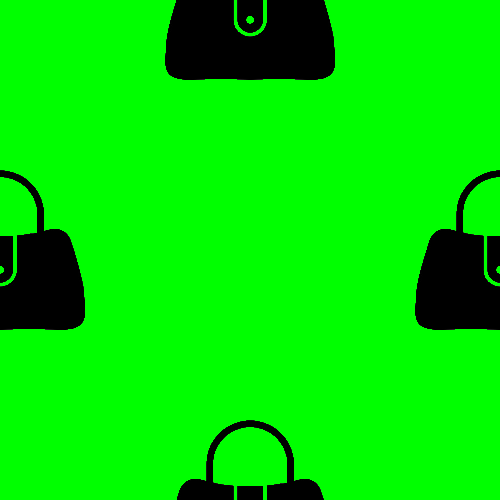
#> input picture tools/input3.png, 500 x 500 px, found by its file name
$ python star-generation.py
#> lines starting #> are read from the running program, lines starting #| are printed output that depends on the picture
"""
This script helps creating the star pattern which is used in the Background component by the frontend app.
"""

from PIL import Image
from os.path import join


def change_opaque_pixels(image_path: str, output_path: str, color: tuple | str) -> None:
    """
    Erase all green pixels of a PNG image and set the remaining ones to a new color.

    :param image_path: Path to the image to apply the effects.
    :param output_path: Path where the new image will be saved.
    :param color: New color for the pixels remaining.
    """
#> called with image_path = 'tools/input3.png', color = '4d1b7b'

    # Open the image
    img = Image.open(image_path).convert("RGBA")
#> img is the input picture: PIL image 500x500 RGBA; mean R, G, B, A 0.1, 222.4, 0.1, 255
    pixels = img.load()

    # Support the string notation
    if type(color) == str:
        r = int(color[0:2], 16)
        g = int(color[2:4], 16)
        b = int(color[4:6], 16)
        color = (r, g, b)

    # Get through each pixel
    for y in range(img.height):
        for x in range(img.width):
            r, g, b, a = pixels[x, y]
            if g > 50 and b < 50 and r < 50:  # Check if the pixel is green
                pixels[x, y] = (0,) * 4  # Set to transparent
            else:
                pixels[x, y] = (
                    *color,  # Set to the wanted color
                    a,
                )

    # Save the modified image
    img.save(output_path, "PNG")
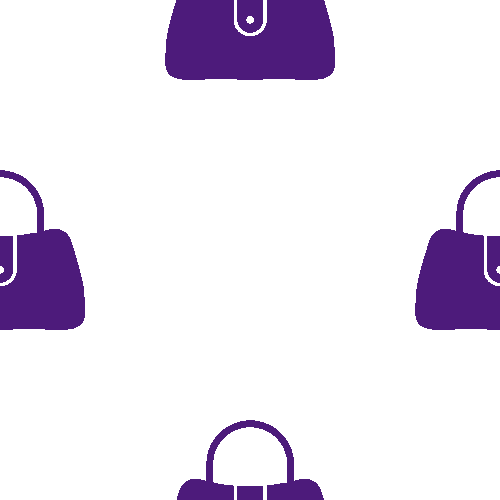
#> saved as background-shop-pattern.png: PIL image 500x500 RGBA; mean R, G, B, A 9.9, 3.5, 15.8, 32.7; transparent parts drawn white
    print(f"Image successfully saved at {output_path}")


image_path = "tools/input3.png"
output_path = join("frontend", "src", "assets", "background-shop-pattern.png")
color = "4d1b7b"

change_opaque_pixels(image_path, output_path, color)  # Call to the main function

$ run again, with tools/input2.png copied over tools/input3.png
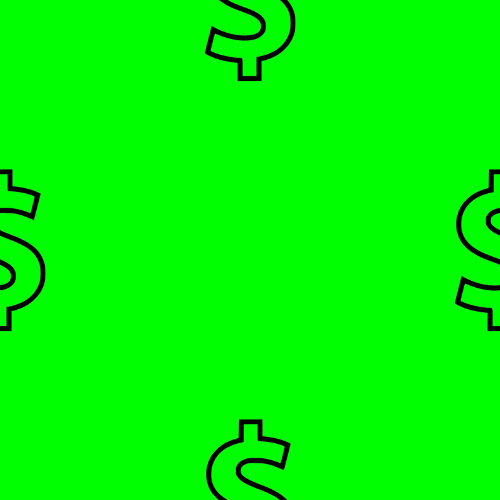
#> input picture tools/input2.png, 500 x 500 px, found by its file name
#> in change_opaque_pixels, img is the input picture: PIL image 500x500 RGBA; mean R, G, B, A 0.2, 248.9, 0.2, 255
#> in change_opaque_pixels, `img.save(output_path, "PNG")`:
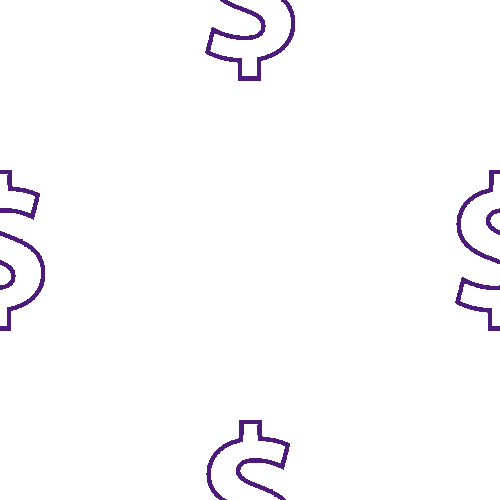
#> saved as background-shop-pattern.png: PIL image 500x500 RGBA; mean R, G, B, A 1.6, 0.6, 2.6, 5.4; transparent parts drawn white

$ run again, with tools/input.png copied over tools/input3.png
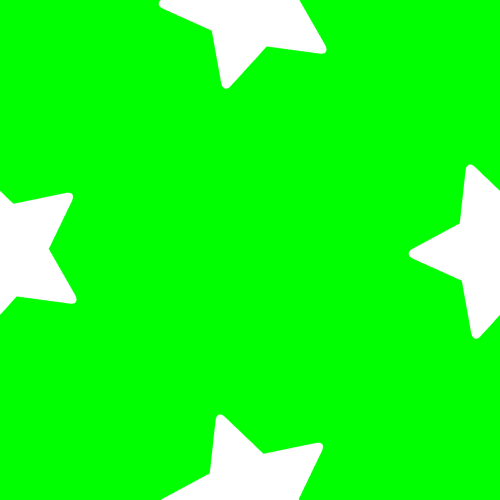
#> input picture tools/input.png, 500 x 500 px, found by its file name
#> in change_opaque_pixels, img is the input picture: PIL image 500x500 RGBA; mean R, G, B, A 28.2, 255, 28.2, 255
#> in change_opaque_pixels, `img.save(output_path, "PNG")`:
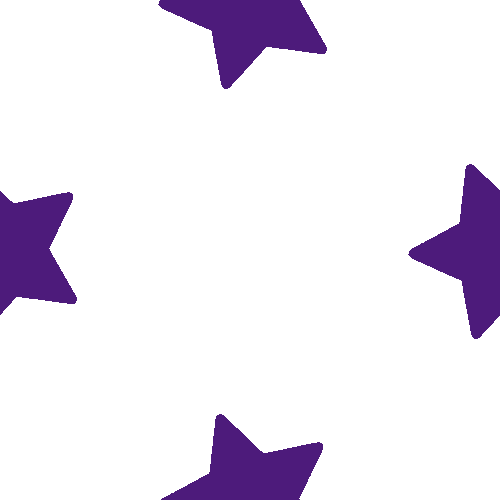
#> saved as background-shop-pattern.png: PIL image 500x500 RGBA; mean R, G, B, A 8.6, 3, 13.8, 28.6; transparent parts drawn white
